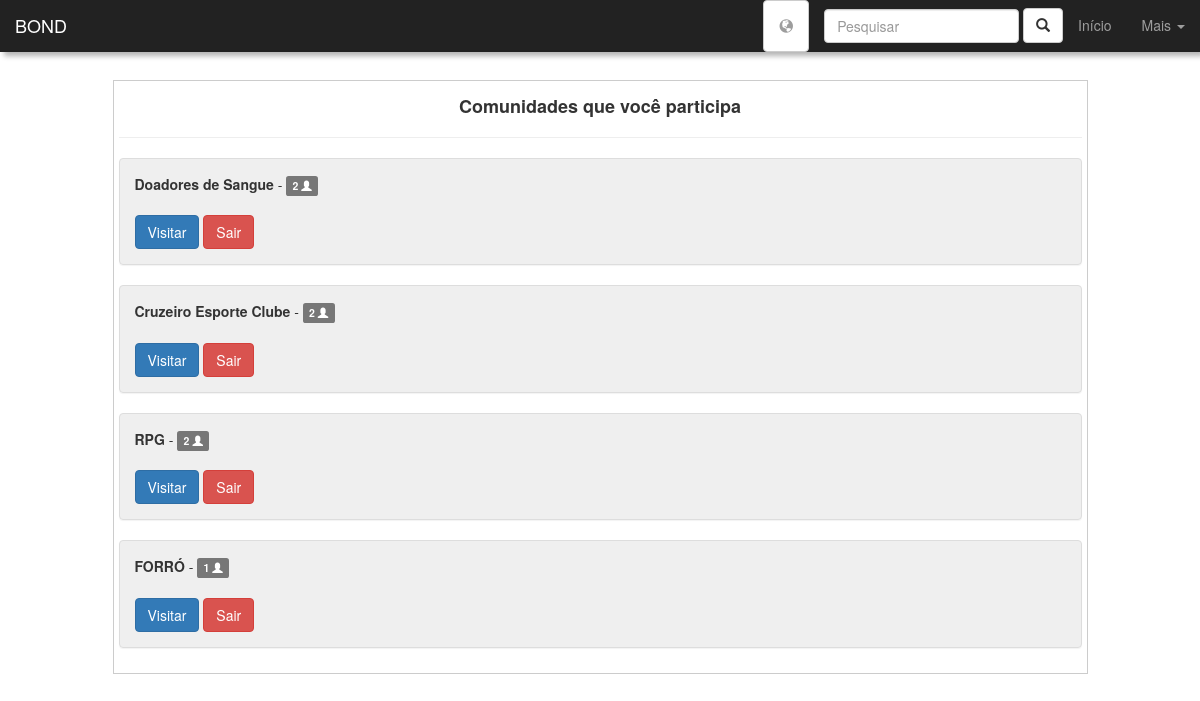
The app's page /see_all_communities.php (signed in), older data.
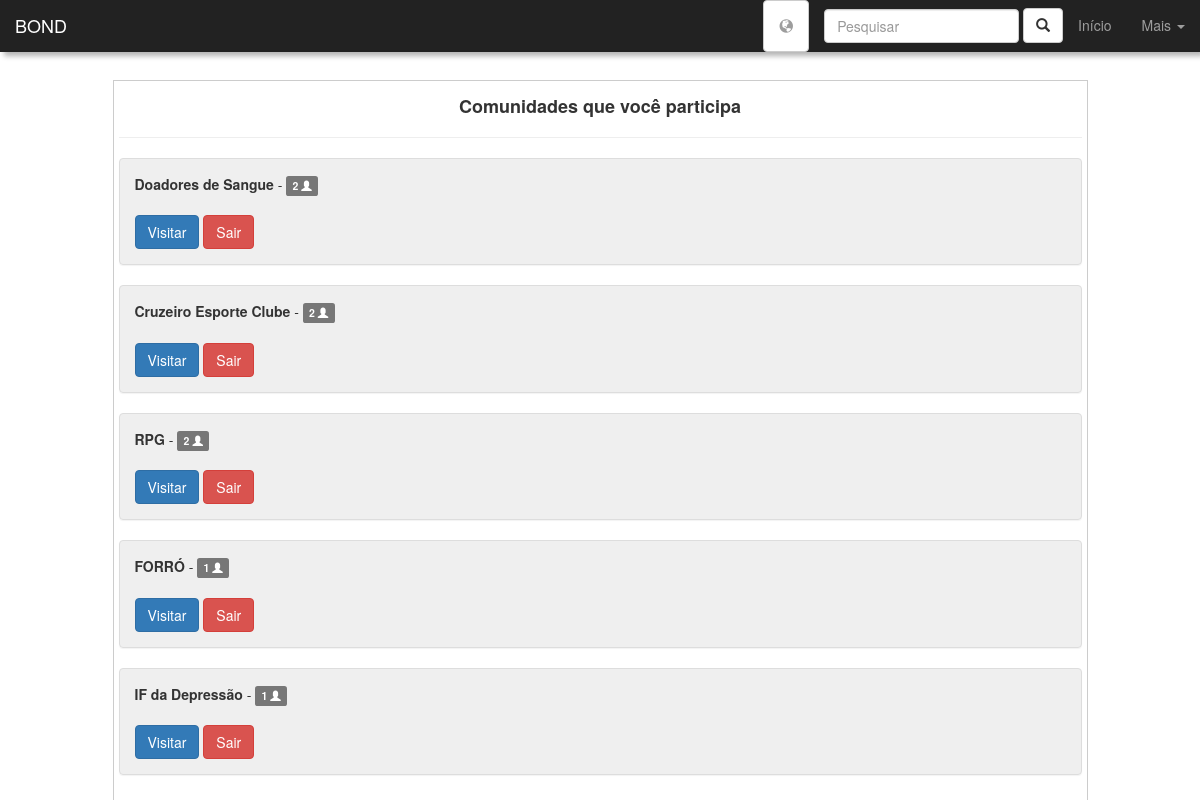
The same page, newer data.
### tables this page shows
CREATE TABLE IF NOT EXISTS `communities` (
  `id_community` int(11) NOT NULL AUTO_INCREMENT,
  `community_name` varchar(100) NOT NULL,
  `r_date` datetime DEFAULT CURRENT_TIMESTAMP,
  `profile_pic` varchar(200) DEFAULT 'assets/img/default-community-icon.png',
  `community_description` varchar(500) DEFAULT NULL,
  `members` int(11) DEFAULT '0',
  PRIMARY KEY (`id_community`)
);

### see_all_communities.php (the view, shortened to what this page needs)
<?php
$id_user = $_SESSION["id_user"];
$conn = connect();
$sql = "SELECT COUNT(*) as qnt FROM notifications WHERE user = $id_user";
if($q = mysqli_query($conn, $sql)){
  $notifications = mysqli_fetch_assoc($q)["qnt"];
}else{
  $notifications = 0;
}
?>
<!DOCTYPE html>
<html lang="PT-BR">
  <head>
    <link href="css/bootstrap.min.css" rel="stylesheet">
    <link rel="stylesheet" href="css/pattern.css">
  </head>
<body>
<nav class="navbar navbar-inverse navbar-fixed-top" id="navbar-menu">
  <div class="container-fluid">
    <div class="navbar-header">
      <a class="navbar-brand" href="#">BOND</a>
    </div>
    <div class="collapse navbar-collapse" id="bs-example-navbar-collapse-1">
      <ul class="nav navbar-nav navbar-right">
      <li>
      <?php
        if($notifications>0){
          echo '<a href="notifications.php" class="btn btn-warning" id="dark-text-nav">'.$notifications
          .' <span class="glyphicon glyphicon-globe"></span></a>';
        }else{
          echo '<a href="notifications.php" class="btn btn-default"><span class="glyphicon glyphicon-globe"></span></a>';
        }
        ?></li><li>
    <form class="navbar-form navbar-right" onsubmit="return false">
      <div class="form-group">
        <input type="text" id="nav-search-input" class="form-control" placeholder="Pesquisar" value="<?php if(isset($_GET["q"])){echo $_GET["q"];} ?>">
      </div>
      <a id="nav-search-submit" class="btn btn-default"><label class="glyphicon glyphicon-search"></label></a>
    </form>
      </li>
        <li><a href="home.php">Início</a></li>
        <li class="dropdown">
          <a href="#" class="dropdown-toggle" data-toggle="dropdown"
          role="button" aria-haspopup="true" aria-expanded="false">Mais <span class="caret"></span></a>
        </li>
      </ul>
    </div>
  </div>
</nav>
<div class="container" id="main-container">
<div class="row">
  <div class="col-lg-10 col-lg-offset-1 border-div">
    <h4 class="text-center"><strong>Comunidades que você participa</strong></h4><hr>
    <?php
      $conn = connect();
      $id_user = $_SESSION["id_user"];
      $sql = "SELECT * FROM is_part_of WHERE user = '$id_user'";
      $followed_communities = array();
      if($query = mysqli_query($conn, $sql)){
        while($row = mysqli_fetch_assoc($query)){
          $followed_communities[] = $row;
        }
        foreach($followed_communities as $followed_community){
          $sql = "SELECT * FROM communities WHERE id_community = ".$followed_community["community"];
          if($query = mysqli_query($conn, $sql)){
            while($community = mysqli_fetch_assoc($query)){
              echo "<div class='panel panel-default panel-gray'>
                <div class='panel-body'>";
              echo "<strong>".$community["community_name"]."</strong> - <label title='Membros' class='label label-default'>"
                .$community["members"]
                ." <label class='glyphicon glyphicon-user'></label></label> <br><br> ";
              echo '<a class="btn btn-primary" href="see_community.php?c='.$community["id_community"].'" role="button">Visitar</a> ';
              $id_community = $community["id_community"];
              $id_user = $_SESSION["id_user"];
              $sql = "SELECT * FROM is_part_of WHERE user = '$id_user' AND community = '$id_community'";
              if($query2 = mysqli_query($conn, $sql)){
                $ispartof = mysqli_fetch_assoc($query2);
                if(isset($ispartof["user"])){
                  echo '<a class="btn btn-danger" href="exit_community.php?c='.$community["id_community"].'" role="button">Sair</a>';
                  echo "</div></div>";
                }else{
                  echo '<a class="btn btn-success" href="join_community.php?c='.$community["id_community"].'" role="button">Entrar</a>';
                  echo "</div></div>";
                }
              }
            }
          }
        }
      }
    ?>
  </div>
</div>
</div>
</body>
</html>

Row changes from the older to the newer data that the page shows:
added communities: community_name "IF da Depressão", members "1"
